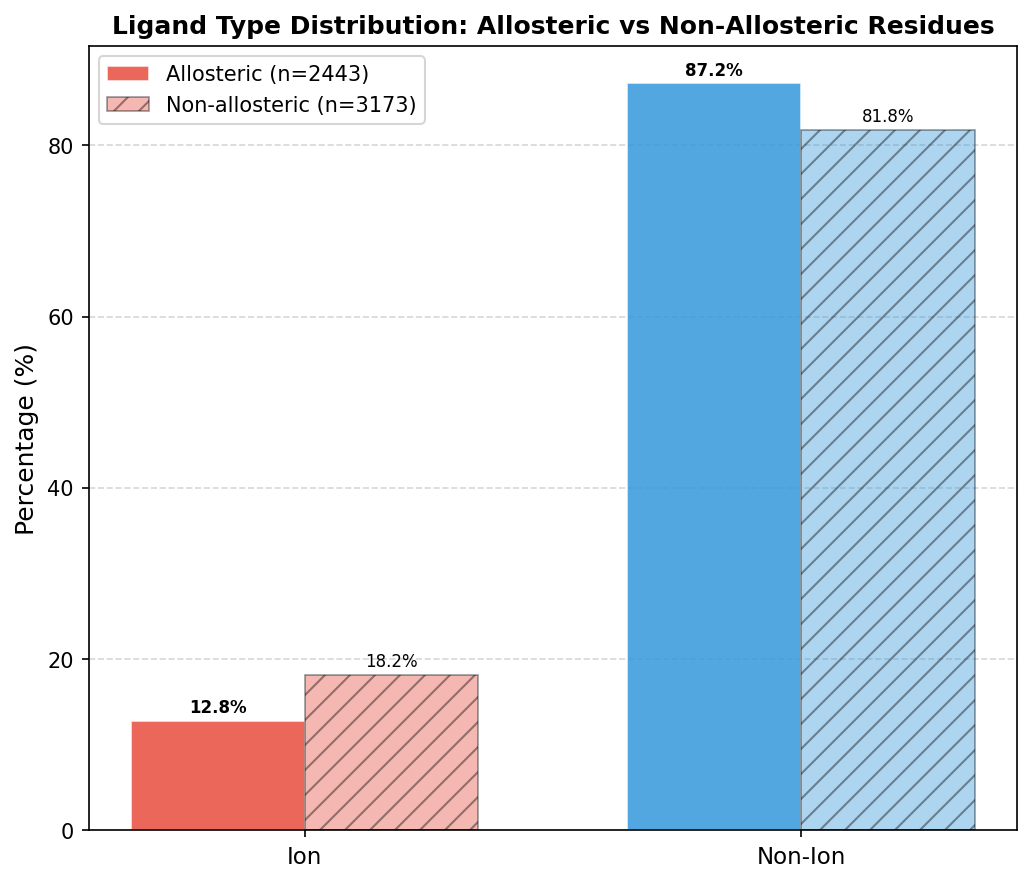

The Python source for this figure:
"""Compare distribution of ligand types binding allosteric vs non-allosteric residues.

Uses fold-0 train + val JSON files (each protein appears exactly once).
Classifies ligand 3-letter codes via ASD_2023.tsv, with fallback heuristics.
"""
import csv
import json
import os
from collections import Counter, defaultdict
import numpy as np
import matplotlib
matplotlib.use("Agg")
import matplotlib.pyplot as plt

PROJDIR = "/auto/vestec1-elixir/home/hamzagamouh/allosteric-conf-plm"
ASD_TSV = f"{PROJDIR}/asd_data/ASD_2023.tsv"
TRAIN_JSON = f"{PROJDIR}/asd_data/train/allosteric_ligands_train_fold_0.json"
VAL_JSON = f"{PROJDIR}/asd_data/val/allosteric_ligands_val_fold_0.json"
OUT_DIR = f"{PROJDIR}/visualizations"

# ── Build alias → normalised class from ASD_2023.tsv ─────────────────────────

def is_ion(raw):
    return raw.strip().lower().split(";")[0].strip() in ("ion", "lon")

alias_is_ion = {}
with open(ASD_TSV) as f:
    reader = csv.DictReader(f, delimiter="\t")
    for row in reader:
        alias = row.get("modulator_alias", "").strip().upper()
        if alias:
            alias_is_ion[alias] = is_ion(row.get("modulator_class", ""))

# ── Fallback: known PDB ion codes not in ASD ─────────────────────────────────
KNOWN_IONS = {
    "MG", "ZN", "CA", "NA", "CL", "FE", "MN", "CU", "K", "SE", "CO", "NI",
    "CD", "PB", "HG", "BA", "SR", "RB", "CS", "LI", "BE", "AL", "CR", "MO",
    "W", "RE", "OS", "IR", "PT", "AU", "TL", "IN", "SN", "BI", "PO", "EU",
    "GD", "TB", "DY", "HO", "ER", "TM", "YB", "LU", "LA", "CE", "PR", "ND",
    "SM", "Y", "SC", "V", "TI", "GA", "GE", "AS", "RU", "RH", "PD",
    "AG", "SB", "TE", "I", "XE", "BR", "KR",
    "PO4", "SO4", "NO3", "CL4", "CL3",
}

def classify_code(code):
    code = code.upper()
    if code in alias_is_ion:
        return "Ion" if alias_is_ion[code] else "Non-Ion"
    return "Ion" if code in KNOWN_IONS else "Non-Ion"

def extract_code(lig_id):
    """Extract 3-letter code from 'pdb-chain-code-resnum'."""
    parts = lig_id.split("-")
    return parts[2].upper() if len(parts) >= 3 else lig_id.upper()

# ── Load fold-0 data (train + val → all proteins, each once) ─────────────────

def load_and_merge():
    merged = {}
    for path in (TRAIN_JSON, VAL_JSON):
        d = json.load(open(path))
        merged.update(d)
    return merged

data = load_and_merge()
print(f"Total proteins: {len(data)}")

# Per-protein unique ligand codes for allosteric and non-allosteric sites
allo_codes_all = []
non_codes_all = []

for unp, entry in data.items():
    allo_ligs = entry.get("Allosteric ligands", [])
    non_ligs = entry.get("Non-Allosteric ligands", [])

    allo_codes = {extract_code(l) for l in allo_ligs}
    non_codes = {extract_code(l) for l in non_ligs}

    allo_codes_all.extend(allo_codes)
    non_codes_all.extend(non_codes)

# ── Classify and count ────────────────────────────────────────────────────────
CATEGORIES = ["Ion", "Non-Ion"]

def count_categories(codes):
    cnt = Counter(classify_code(c) for c in codes)
    return {cat: cnt.get(cat, 0) for cat in CATEGORIES}

allo_counts = count_categories(allo_codes_all)
non_counts = count_categories(non_codes_all)

allo_total = sum(allo_counts.values())
non_total = sum(non_counts.values())

allo_pct = {k: 100 * v / allo_total for k, v in allo_counts.items()}
non_pct = {k: 100 * v / non_total for k, v in non_counts.items()}

print("\nAllosteric ligand type counts:", allo_counts, f"(total={allo_total})")
print("Non-allosteric ligand type counts:", non_counts, f"(total={non_total})")
print("\nAllosteric %:", {k: f"{v:.1f}" for k, v in allo_pct.items()})
print("Non-allosteric %:", {k: f"{v:.1f}" for k, v in non_pct.items()})

# ── Plot ──────────────────────────────────────────────────────────────────────
CAT_COLORS = {
    "Ion":     "#e74c3c",
    "Non-Ion": "#3498db",
}

fig, ax = plt.subplots(figsize=(7, 6))

# Grouped bar chart (percentages)
x = np.arange(len(CATEGORIES))
width = 0.35

bars_allo = ax.bar(x - width / 2,
                   [allo_pct[c] for c in CATEGORIES],
                   width, label=f"Allosteric (n={allo_total})",
                   color=[CAT_COLORS[c] for c in CATEGORIES],
                   alpha=0.85, edgecolor="white", linewidth=0.8)
bars_non = ax.bar(x + width / 2,
                  [non_pct[c] for c in CATEGORIES],
                  width, label=f"Non-allosteric (n={non_total})",
                  color=[CAT_COLORS[c] for c in CATEGORIES],
                  alpha=0.4, edgecolor="black", linewidth=0.8,
                  hatch="//")

ax.set_xticks(x)
ax.set_xticklabels(CATEGORIES, fontsize=11)
ax.set_ylabel("Percentage (%)", fontsize=12)
ax.set_title("Ligand Type Distribution: Allosteric vs Non-Allosteric Residues", fontsize=12, fontweight="bold")
ax.yaxis.grid(True, linestyle="--", alpha=0.5)
ax.set_axisbelow(True)
ax.legend(fontsize=10)

# Add value labels on bars
for bar in bars_allo:
    h = bar.get_height()
    if h > 1:
        ax.text(bar.get_x() + bar.get_width() / 2, h + 0.5,
                f"{h:.1f}%", ha="center", va="bottom", fontsize=8, fontweight="bold")
for bar in bars_non:
    h = bar.get_height()
    if h > 1:
        ax.text(bar.get_x() + bar.get_width() / 2, h + 0.5,
                f"{h:.1f}%", ha="center", va="bottom", fontsize=8)

plt.tight_layout()
out_path = os.path.join(OUT_DIR, "ligand_type_comparison.png")
plt.savefig(out_path, dpi=150, bbox_inches="tight")
print(f"\nSaved: {out_path}")
